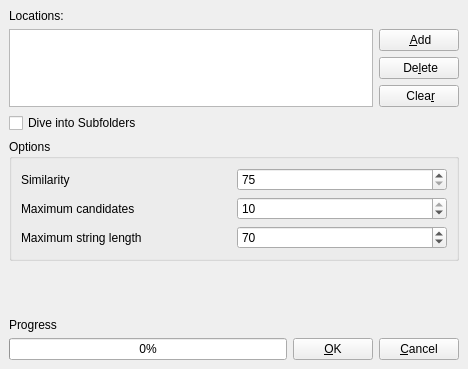
<ui version="4.0" >
 <class>tmsetting</class>
 <widget class="QWidget" name="tmsetting" >
  <property name="geometry" >
   <rect>
    <x>0</x>
    <y>0</y>
    <width>468</width>
    <height>369</height>
   </rect>
  </property>
  <property name="windowTitle" >
   <string>Translation Memory and glossary Settings</string>
  </property>
  <layout class="QGridLayout" >
   <property name="margin" >
    <number>9</number>
   </property>
   <property name="spacing" >
    <number>6</number>
   </property>
   <item row="7" column="0" colspan="3" >
    <widget class="QLabel" name="label_6" >
     <property name="text" >
      <string>Progress</string>
     </property>
    </widget>
   </item>
   <item row="6" column="0" >
    <spacer>
     <property name="orientation" >
      <enum>Qt::Vertical</enum>
     </property>
     <property name="sizeHint" >
      <size>
       <width>111</width>
       <height>20</height>
      </size>
     </property>
    </spacer>
   </item>
   <item row="4" column="0" colspan="2" >
    <widget class="QCheckBox" name="checkBox" >
     <property name="whatsThis" >
      <string>&lt;h3>Dive into subfolders&lt;/h3>If it is checked the process will include subfolders for translation memory scaning.</string>
     </property>
     <property name="text" >
      <string>Dive into Subfolders</string>
     </property>
    </widget>
   </item>
   <item row="8" column="0" >
    <widget class="QProgressBar" name="progressBar" >
     <property name="value" >
      <number>0</number>
     </property>
     <property name="orientation" >
      <enum>Qt::Horizontal</enum>
     </property>
    </widget>
   </item>
   <item row="0" column="0" colspan="2" >
    <widget class="QLabel" name="label_4" >
     <property name="text" >
      <string>Locations:</string>
     </property>
    </widget>
   </item>
   <item row="5" column="0" colspan="3" >
    <widget class="QGroupBox" name="groupBox" >
     <property name="title" >
      <string>Options</string>
     </property>
     <layout class="QGridLayout" >
      <property name="margin" >
       <number>9</number>
      </property>
      <property name="spacing" >
       <number>6</number>
      </property>
      <item row="2" column="0" >
       <widget class="QLabel" name="label_3" >
        <property name="text" >
         <string>Maximum string length</string>
        </property>
       </widget>
      </item>
      <item row="2" column="1" >
       <widget class="QSpinBox" name="spinMaxLen" >
        <property name="maximum" >
         <number>100</number>
        </property>
        <property name="minimum" >
         <number>1</number>
        </property>
        <property name="value" >
         <number>70</number>
        </property>
       </widget>
      </item>
      <item row="0" column="1" >
       <widget class="QSpinBox" name="spinSimilarity" >
        <property name="maximum" >
         <number>100</number>
        </property>
        <property name="minimum" >
         <number>75</number>
        </property>
        <property name="singleStep" >
         <number>1</number>
        </property>
        <property name="value" >
         <number>75</number>
        </property>
       </widget>
      </item>
      <item row="0" column="0" >
       <widget class="QLabel" name="label" >
        <property name="text" >
         <string>Similarity</string>
        </property>
       </widget>
      </item>
      <item row="1" column="1" >
       <widget class="QSpinBox" name="spinMaxCandidate" >
        <property name="maximum" >
         <number>10</number>
        </property>
        <property name="minimum" >
         <number>1</number>
        </property>
        <property name="value" >
         <number>10</number>
        </property>
       </widget>
      </item>
      <item row="1" column="0" >
       <widget class="QLabel" name="label_2" >
        <property name="text" >
         <string>Maximum candidates</string>
        </property>
       </widget>
      </item>
     </layout>
    </widget>
   </item>
   <item row="8" column="1" >
    <widget class="QPushButton" name="btnOk" >
     <property name="text" >
      <string>&amp;OK</string>
     </property>
    </widget>
   </item>
   <item row="8" column="2" >
    <widget class="QPushButton" name="btnCancel" >
     <property name="text" >
      <string>&amp;Cancel</string>
     </property>
    </widget>
   </item>
   <item row="1" column="2" >
    <widget class="QPushButton" name="btnAdd" >
     <property name="toolTip" >
      <string>Add TM</string>
     </property>
     <property name="text" >
      <string> &amp;Add</string>
     </property>
     <property name="icon" >
      <iconset>../images/addTM.png</iconset>
     </property>
     <property name="iconSize" >
      <size>
       <width>16</width>
       <height>16</height>
      </size>
     </property>
    </widget>
   </item>
   <item row="3" column="2" >
    <widget class="QPushButton" name="btnRemoveAll" >
     <property name="toolTip" >
      <string>clear list</string>
     </property>
     <property name="text" >
      <string> Clea&amp;r</string>
     </property>
     <property name="icon" >
      <iconset>../images/eraser.png</iconset>
     </property>
     <property name="iconSize" >
      <size>
       <width>16</width>
       <height>16</height>
      </size>
     </property>
    </widget>
   </item>
   <item row="2" column="2" >
    <widget class="QPushButton" name="btnRemove" >
     <property name="toolTip" >
      <string>remove TM</string>
     </property>
     <property name="text" >
      <string> De&amp;lete</string>
     </property>
     <property name="icon" >
      <iconset>../images/removeTM.png</iconset>
     </property>
     <property name="iconSize" >
      <size>
       <width>16</width>
       <height>16</height>
      </size>
     </property>
    </widget>
   </item>
   <item rowspan="3" row="1" column="0" colspan="2" >
    <widget class="QListWidget" name="listWidget" >
     <property name="toolTip" >
      <string>Translation Memory(s)</string>
     </property>
     <property name="statusTip" >
      <string>List of Translation Memory Location(s)</string>
     </property>
     <property name="whatsThis" >
      <string>&lt;h3>Translation Memory&lt;/h3> List of TMs. You can specify TMs which will be used and not used.</string>
     </property>
    </widget>
   </item>
  </layout>
 </widget>
 <tabstops>
  <tabstop>listWidget</tabstop>
  <tabstop>btnAdd</tabstop>
  <tabstop>btnRemove</tabstop>
  <tabstop>btnRemoveAll</tabstop>
  <tabstop>checkBox</tabstop>
  <tabstop>spinSimilarity</tabstop>
  <tabstop>spinMaxCandidate</tabstop>
  <tabstop>spinMaxLen</tabstop>
  <tabstop>btnOk</tabstop>
  <tabstop>btnCancel</tabstop>
 </tabstops>
 <resources/>
 <connections/>
</ui>
